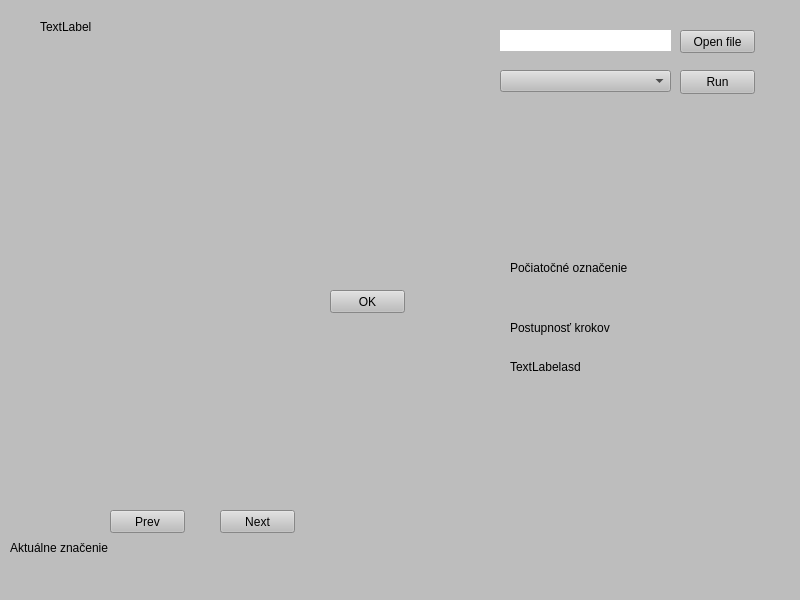
<?xml version="1.0" encoding="UTF-8"?>
<ui version="4.0">
 <class>MainWindow</class>
 <widget class="QMainWindow" name="MainWindow">
  <property name="geometry">
   <rect>
    <x>0</x>
    <y>0</y>
    <width>800</width>
    <height>600</height>
   </rect>
  </property>
  <property name="windowTitle">
   <string>MainWindow</string>
  </property>
  <widget class="QWidget" name="centralwidget">
   <property name="styleSheet">
    <string notr="true">background: #bdbdbd;</string>
   </property>
   <widget class="QPushButton" name="runButton">
    <property name="geometry">
     <rect>
      <x>680</x>
      <y>70</y>
      <width>75</width>
      <height>24</height>
     </rect>
    </property>
    <property name="text">
     <string>Run</string>
    </property>
   </widget>
   <widget class="QComboBox" name="comboBox">
    <property name="geometry">
     <rect>
      <x>500</x>
      <y>70</y>
      <width>171</width>
      <height>22</height>
     </rect>
    </property>
   </widget>
   <widget class="QPushButton" name="loadFile">
    <property name="geometry">
     <rect>
      <x>680</x>
      <y>30</y>
      <width>75</width>
      <height>23</height>
     </rect>
    </property>
    <property name="text">
     <string>Open file</string>
    </property>
   </widget>
   <widget class="QLabel" name="fileNameLabel">
    <property name="geometry">
     <rect>
      <x>500</x>
      <y>30</y>
      <width>171</width>
      <height>21</height>
     </rect>
    </property>
    <property name="styleSheet">
     <string notr="true">background: white;</string>
    </property>
    <property name="text">
     <string/>
    </property>
   </widget>
   <widget class="QPushButton" name="nextButton">
    <property name="geometry">
     <rect>
      <x>220</x>
      <y>510</y>
      <width>75</width>
      <height>23</height>
     </rect>
    </property>
    <property name="text">
     <string>Next</string>
    </property>
   </widget>
   <widget class="QLabel" name="initial_marking_label">
    <property name="geometry">
     <rect>
      <x>510</x>
      <y>260</y>
      <width>121</width>
      <height>16</height>
     </rect>
    </property>
    <property name="text">
     <string>Počiatočné označenie</string>
    </property>
   </widget>
   <widget class="QLabel" name="label_2">
    <property name="geometry">
     <rect>
      <x>510</x>
      <y>320</y>
      <width>111</width>
      <height>16</height>
     </rect>
    </property>
    <property name="text">
     <string>Postupnosť krokov</string>
    </property>
   </widget>
   <widget class="QPushButton" name="prevButton">
    <property name="geometry">
     <rect>
      <x>110</x>
      <y>510</y>
      <width>75</width>
      <height>23</height>
     </rect>
    </property>
    <property name="text">
     <string>Prev</string>
    </property>
   </widget>
   <widget class="QLabel" name="marking">
    <property name="geometry">
     <rect>
      <x>510</x>
      <y>290</y>
      <width>141</width>
      <height>16</height>
     </rect>
    </property>
    <property name="text">
     <string/>
    </property>
   </widget>
   <widget class="QLabel" name="steps">
    <property name="geometry">
     <rect>
      <x>510</x>
      <y>360</y>
      <width>281</width>
      <height>221</height>
     </rect>
    </property>
    <property name="text">
     <string>TextLabelasd</string>
    </property>
    <property name="scaledContents">
     <bool>true</bool>
    </property>
    <property name="alignment">
     <set>Qt::AlignLeading|Qt::AlignLeft|Qt::AlignTop</set>
    </property>
    <property name="wordWrap">
     <bool>true</bool>
    </property>
   </widget>
   <widget class="QPushButton" name="accept">
    <property name="geometry">
     <rect>
      <x>330</x>
      <y>290</y>
      <width>75</width>
      <height>23</height>
     </rect>
    </property>
    <property name="text">
     <string>OK</string>
    </property>
   </widget>
   <widget class="QLabel" name="initialMarkingSet">
    <property name="geometry">
     <rect>
      <x>40</x>
      <y>20</y>
      <width>351</width>
      <height>251</height>
     </rect>
    </property>
    <property name="text">
     <string>TextLabel</string>
    </property>
    <property name="scaledContents">
     <bool>false</bool>
    </property>
    <property name="alignment">
     <set>Qt::AlignLeading|Qt::AlignLeft|Qt::AlignTop</set>
    </property>
    <property name="wordWrap">
     <bool>true</bool>
    </property>
   </widget>
   <widget class="QLabel" name="label">
    <property name="geometry">
     <rect>
      <x>10</x>
      <y>540</y>
      <width>141</width>
      <height>16</height>
     </rect>
    </property>
    <property name="text">
     <string>Aktuálne značenie</string>
    </property>
   </widget>
   <widget class="QLabel" name="actual_marking">
    <property name="geometry">
     <rect>
      <x>10</x>
      <y>570</y>
      <width>131</width>
      <height>16</height>
     </rect>
    </property>
    <property name="text">
     <string/>
    </property>
   </widget>
  </widget>
 </widget>
 <resources/>
 <connections/>
</ui>
